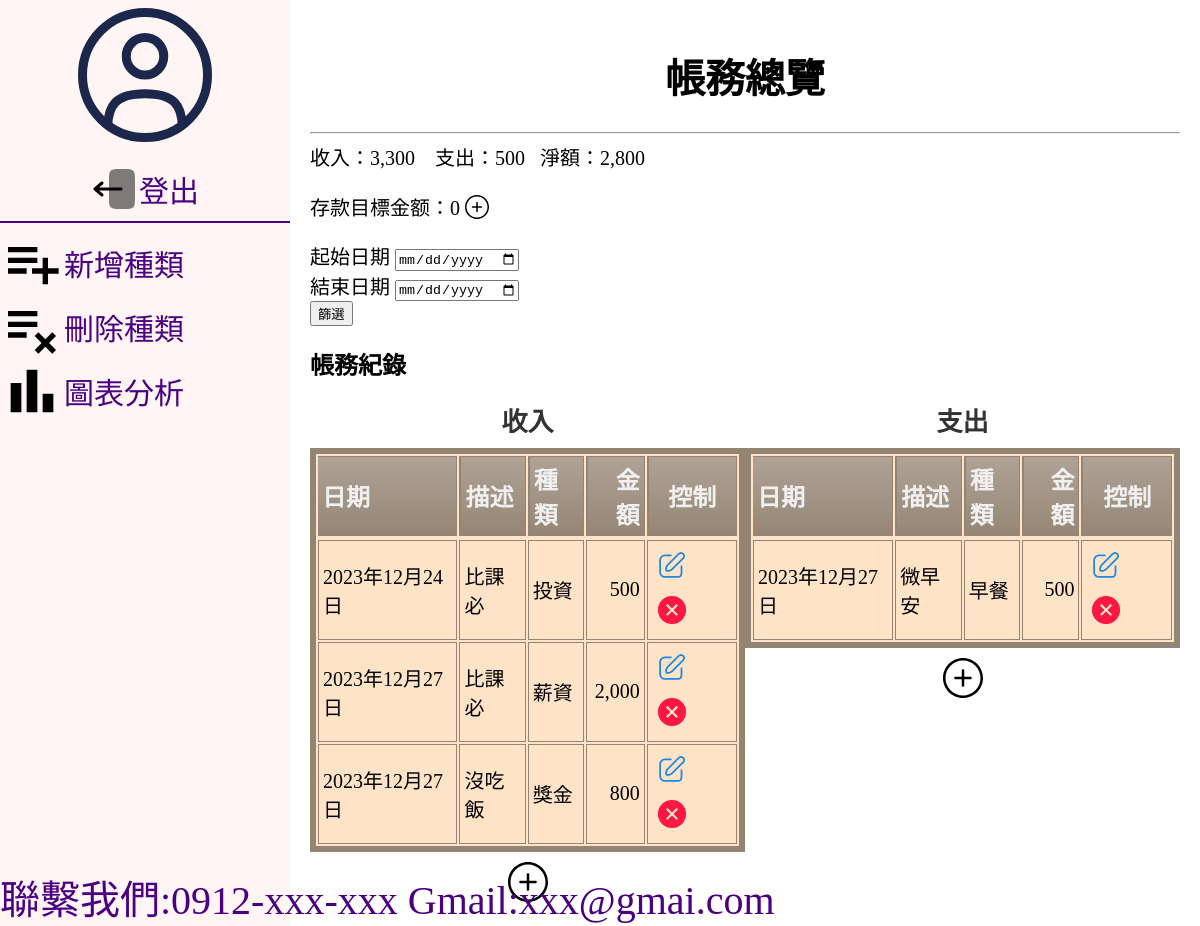
/index/ (signed in), run on an earlier commit of the app's database.
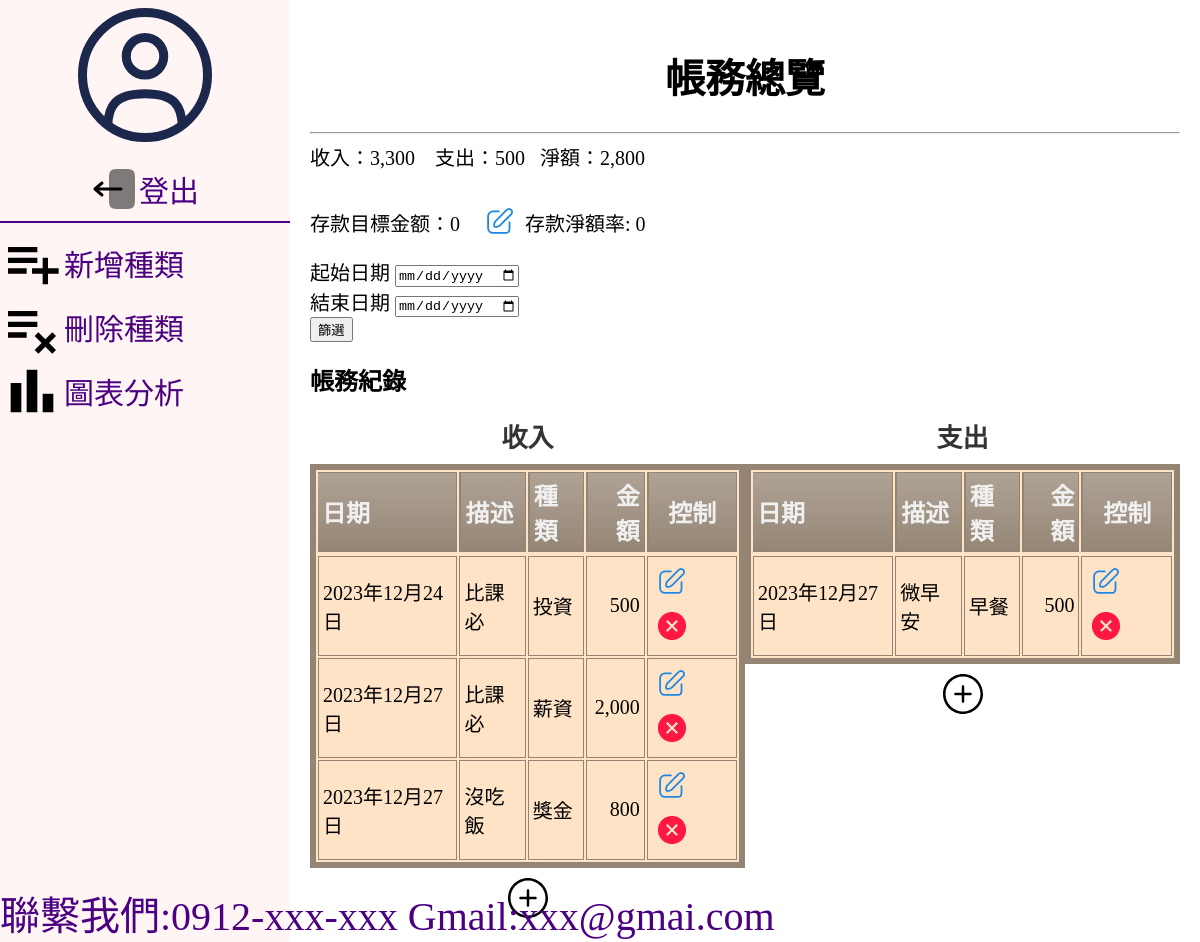
And on a later commit of the database.
### projectapp/models.py (models this page shows, shortened)
class DepositGoal(models.Model):
    user = models.ForeignKey(User, on_delete=models.CASCADE)
    goal_amount = models.IntegerField()

### projectapp/views.py (the view)
# urls.py: path('index/',views.recordall_and_cashflow,name='index'),
@login_required
def recordall_and_cashflow(request):
    deposit_goal = DepositGoal.objects.filter(user=request.user).first()
    corrent_user=request.user
    recordAllE=Record_E1.objects.filter(user=corrent_user).order_by('date')
    recordAllR=Record_R1.objects.filter(user=corrent_user).order_by('date')
    income_list=[record.cash for record in recordAllR]
    outcome_list=[record.cash for record in recordAllE]
    income=sum(income_list) if len(income_list)!=0 else 0
    outcome=sum(outcome_list) if len(outcome_list)!=0 else 0
    net = income -outcome
    form = DateFilterForm(request.GET or None)
    dataE=None
    if form.is_valid():
        start_date = form.cleaned_data['start_date']
        end_date = form.cleaned_data['end_date']
        if start_date and end_date:
            dataE = recordAllE.filter(date__range=(start_date, end_date))
        elif start_date:
            dataE = recordAllE.filter(date__gte=start_date) # gte:大於等於
        elif end_date:
            dataE = recordAllE.filter(date__lte=end_date) # lte:小於等於
    else:
        dataE = recordAllE
    if deposit_goal:
        goal_amount = deposit_goal.goal_amount
        if goal_amount == 0:
            goal_percent = 0
        else:
            goal_percent = net / (goal_amount * 100)
            goal_percent = round(goal_percent, 2)
    else:
        goal_amount = 0
        goal_percent = 0
    return render(request,'index.html',locals())

### projectapp/forms.py
class DateFilterForm(forms.Form):
    start_date = forms.DateField(label='起始日期', required=False,widget=forms.DateInput(attrs={'type': 'date'}))
    end_date = forms.DateField(label='結束日期', required=False,widget=forms.DateInput(attrs={'type': 'date'}) )
    def __init__(self, *args, **kwargs):
        super(DateFilterForm, self).__init__(*args, **kwargs)
        self.helper = FormHelper()
        self.helper.form_method = 'GET'  # 使用 GET 方法提交表单
        self.helper.add_input(Submit('submit', '筛选'))

### templates/index.html (shortened to what the changed rows need)
<!DOCTYPE html>
<html lang="en">
<head>
  <link rel="stylesheet" href="/static/css/index.css">
  {% load crispy_forms_tags %}
</head>
<body>
  <div class="container">
    <div class="right-text">
      <h1 style="font-size: 40px;text-align: center;">帳務總覽</h1>
      <div class="incomeEP">
        收入：<span class="thousand-separator">{{ income }}</span> &nbsp;&nbsp;
        支出：<span class="thousand-separator">{{ outcome }} </span>&nbsp;&nbsp;
        淨額：<span class="thousand-separator">{{ net }}</span>
        {% if deposit_goal %}
        <p>存款目標金额：<span class="thousand-separator">{{ deposit_goal.goal_amount }}</span> &nbsp;&nbsp;
          <a href="{% url 'set_deposit_goal' %}"><img src="/static/img/edit.svg" alt=""
              style="transform: translateY(10px);"></a>
          存款淨額率: {{ goal_percent }}
          {% else %}
        <p>存款目標金额：<span class="thousand-separator">0</span>
          <a href="{% url 'set_deposit_goal' %}"><img src="/static/img/plus-circle-svgrepo-com copy.svg" alt=""
              style="transform: translateY(4px);"></a>
          {% endif %}
          <form action="." method="get">
            {{ form|crispy }}
            <button type="submit" class="button-change">篩選</button>
          </form>
      </div>
      <h2>帳務紀錄</h2>
      <div class="table-all">
        <div>
          <table class="cinereousTable">
            <caption>收入</caption>
            <thead>
              <tr>
                <th>日期</th>
                <th>描述</th>
                <th>種類</th>
                <th style="text-align: right;">金額</th>
                <th style="text-align: center;">控制</th>
              </tr>
            </thead>
          </table>
        </div>
        <div>
          <table class="cinereousTable">
            <caption>支出</caption>
            <thead>
              <th>日期</th>
              <th>描述</th>
              <th>種類</th>
              <th style="text-align: right;">金額</th>
              <th style="text-align: center;">控制</th>
              {% for record in dataE %}
            </thead>
            {% endfor %}
          </table>
        </div>
      </div>
    </div>
  </div>
</body>
</html>

What changed in the data, as far as the page shows it:
added DepositGoal: goal_amount "0"
Also different on the page:
{{ goal_percent }}: (not shown) → "0"
text no longer shown: "0"
text now shown: "存款淨額率:"
